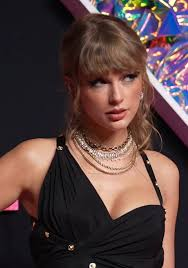
#> input picture dataset/Taylor Swift/tay1.jpg, 188 x 268 px
$ python train.py
#> lines starting #> are read from the running program, lines starting #| are printed output that depends on the picture
import os
import cv2 as cv
import numpy as np
people=["Taylor Swift","jungkook","justin bieber","Ariana Grande"]
DIR="dataset"
haar_cascade=cv.CascadeClassifier("haar_face.xml")
features=[]
labels=[]
def create_train():
    for person in people:
        path=os.path.join(DIR,person)
        label=people.index(person)
        for img in os.listdir(path):
            img_path=os.path.join(path,img)
            img_array=cv.imread(img_path)
#> img_array is the input picture: shape (268, 188, 3); mean B, G, R 63.1, 64.3, 85.7
            gray=cv.cvtColor(img_array,cv.COLOR_BGR2GRAY)
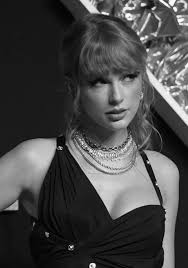
#> gray: shape (268, 188); min 0, max 254, mean 70.5
            faces_rect=haar_cascade.detectMultiScale(gray,scaleFactor=1.1,minNeighbors=4)
#> faces_rect = [[75, 49, 80, 80]]
            for (x,y,w,h) in faces_rect:
                faces_roi=gray[y:y+h,x:x+w]
                features.append(faces_roi)
                labels.append(label)
#> this loop made 1 pass
#> pass 1, in create_train, `faces_roi=gray[y:y+h,x:x+w]`:
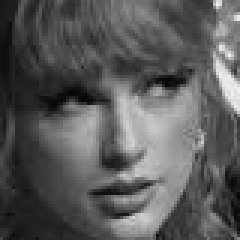
#> faces_roi: shape (80, 80) (shown 3 times larger); min 5, max 242, mean 89.8
#> after the loop, features = 1 item; labels = [0]
#> (the run stopped early here; a loop or call above may not have finished)
